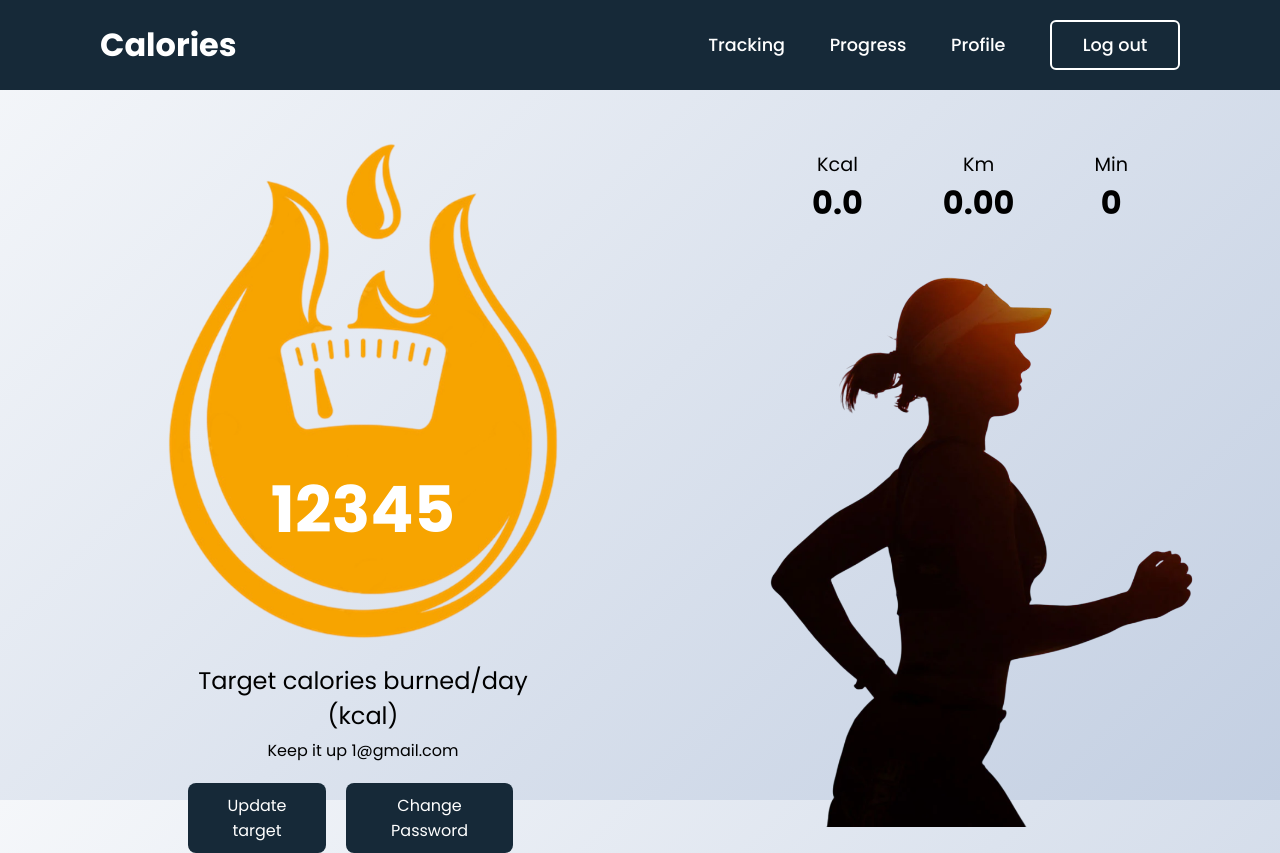
/profile (signed in), run on an earlier commit of the app's database.
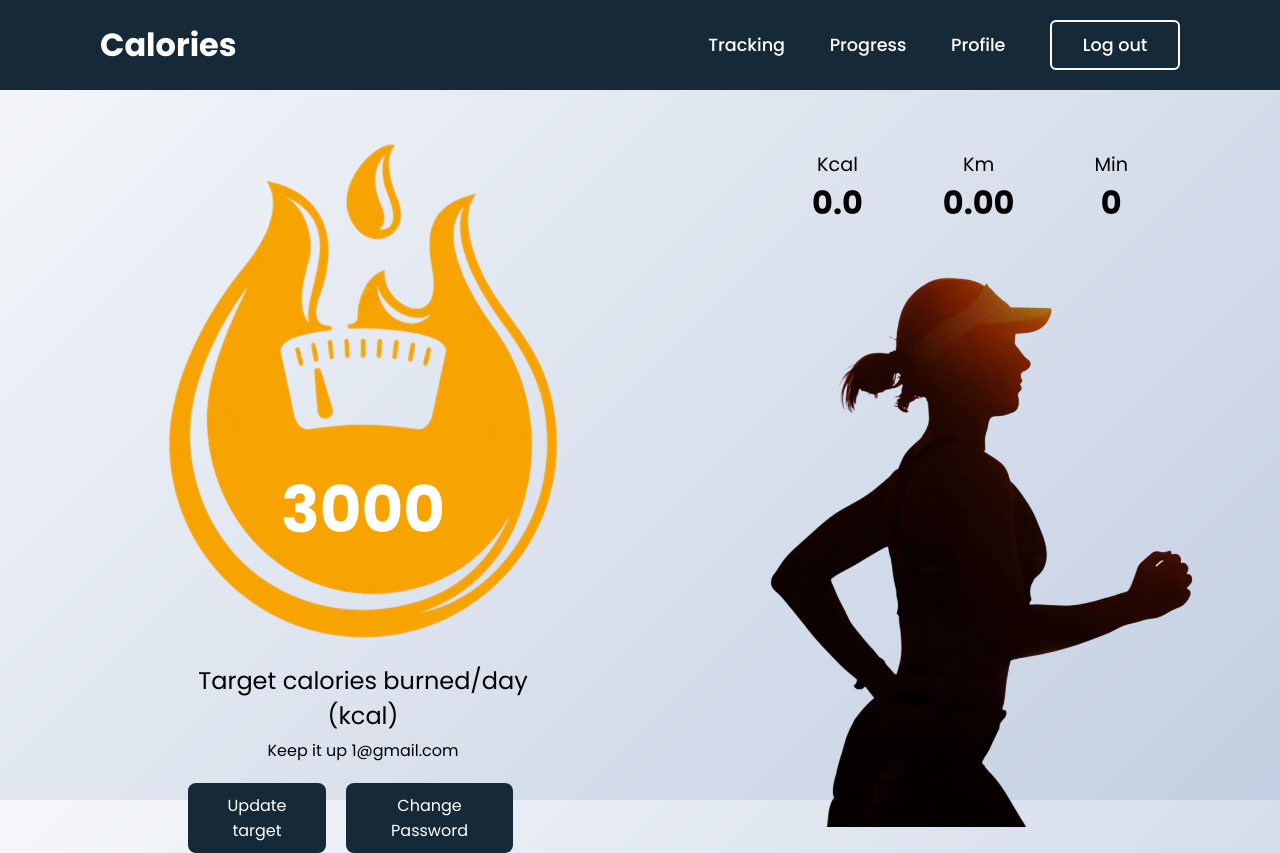
And on a later commit of the database.
### tables this page shows
CREATE TABLE "users" (
	"id"	INTEGER,
	"email"	TEXT NOT NULL UNIQUE,
	"password"	TEXT NOT NULL,
	"targetCaloriesburned"	INTEGER,
	"caloriesCurrentday"	INTEGER,
	"congratsShownDate"	TEXT,
	"numberOfDays"	INTEGER,
	"last_day_incremented"	TEXT,
	PRIMARY KEY("id")
);

### app.py (the view)
@app.route('/profile')
def profile_page():
    if 'user_id' in session:
        user_id = session['user_id']
        user_data = get_user_info(user_id)
        if user_data:
            return render_template('profile.html', user=user_data)
        else:
            return render_template('profile.html', error="Could not load profile information.")
    else:
        return redirect('/login')

### app.py (called while the page is built)
def get_db():
    conn = sqlite3.connect(DATABASE)
    conn.row_factory = sqlite3.Row
    return conn

def get_user_info(user_id):
    db = get_db()
    cursor = db.cursor()
    cursor.execute("SELECT email, targetCaloriesburned AS goal FROM users WHERE id = ?", (user_id,))
    user = cursor.fetchone()
    db.close()
    if user:
        return dict(user)
    else:
        return None

### templates/profile.html (shortened to what this page needs)
<!DOCTYPE html>
<html lang="en">
<head>
    <link rel="stylesheet" href="{{ url_for('static', filename='css/profile.css') }}">
</head>
<body>
    <header>
        <h2 class = "logo"> Calories </h2>
        <nav class = "navigation">
            <a href = "{{ url_for('tracking_page') }}"> Tracking </a>
            <a href = "{{ url_for('progress_page') }}"> Progress </a>
            <a href = "{{ url_for('profile_page') }}"> Profile </a>
            <button class="btnLogin-popup"> Log out </button>
        </nav>
    </header>
    <div class="main-content">
        <div class="profile-section" id="profileSection">
            <div class="left-section">
                <div class="calorie-icon">
                    <img class = "fire-icon" src="{{ url_for('static', filename='img/fire_icon.png') }}" alt="Fire icon">
                    <div class="calorie-number" id="currentBurnedCalories">{{ user.goal }}</div>
                </div>
                <div class="target-info">
                    <div class="target-text">Target calories burned/day (kcal)</div>
                    <div class="email-text">Keep it up {{ user.email }}</div>
                    <div class="bottom-button">
                        <button class="button" onclick="showUpdateTarget()">Update target</button>
                        <button class="button" onclick="showChangePasswordModal()">Change Password</button>
                    </div>
                </div>
            </div>
            <div class="right-section">
                <div class="info-container">
                    <div class="info-box">
                        <div>Kcal</div>
                        <strong id="totalKcal">0.0</strong>
                    </div>
                    <div class="info-box">
                        <div>Km</div>
                        <strong id="totalKm">0.00</strong>
                    </div>
                    <div class="info-box">
                        <div>Min</div>
                        <strong id="totalMin">0</strong>
                    </div>
                </div>
                <img class = "runner-image" src="{{ url_for('static', filename='img/runner.png') }}" alt="Runner" >
            </div>
        </div>
</body>
</html>

### static/css/profile.css (style rules this page uses)
* { margin: 0; padding: 0; box-sizing: border-box; font-family: 'Poppins', sans-serif; }
body { display: flex; justify-content: center; align-items: center; min-height: 100vh; background: linear-gradient(135deg, #f5f7fa, #c3cfe2); background-size: cover; background-position: center; overflow: hidden; }
header { position: fixed; top: 0; left: 0; width: 100%; padding: 20px 100px; background: #162938; display: flex; justify-content:space-between; align-items: center; z-index: 99; }
.logo { font-size: 2em; color: #fff; user-select: none; }
.navigation a { position: relative; font-size: 1.1em; color: #fff; text-decoration: none; font-weight: 500; margin-left: 40px; }
.navigation a::after { content: ''; position: absolute; left: 0; bottom: -6px; width: 100%; height: 3px; background: #fff; border-radius: 5px; transform-origin: right; transform: scaleX(0); transition: transform .5s; }
.navigation .btnLogin-popup { width: 130px; height: 50px; background: transparent; border: 2px solid #fff; outline: none; border-radius: 6px; cursor: pointer; font-size: 1.1em; color: #fff; font-weight: 500; margin-left: 40px; transition: .5s; }
.main-content { display: flex; justify-content: space-around; align-items: flex-start; width: 80%; padding-left: 60px; padding-right: 60px; padding-top: 150px; box-sizing: border-box; height: calc(100vh); }
.profile-section { display: flex; justify-content: space-around; align-items: flex-start; width: 100%; height: 100%; box-sizing: border-box; }
.left-section { display: flex; flex-direction: column; align-items: center; text-align: center; }
.calorie-icon { position: relative; width: 350px; height: auto; margin-bottom: 0px; display: flex; justify-content: center; align-items: center; }
.calorie-icon img { display: block; width: 120%; height: auto; transform: translateY(-17px); }
.calorie-number { position: absolute; top: 70%; left: 50%; transform: translate(-50%, -50%); color: white; font-size: 4em; font-weight: bold; text-align: center; }
.target-info { margin-top: 1px; }
.target-text { font-size: 1.5em; margin-bottom: 5px; color: black; }
.email-text { font-size: 1em; color: black; margin-bottom: 15px; margin-top: 2px; }
.bottom-button { display: flex; gap: 20px; margin-top: 20px; justify-content: flex-end; margin-right: 25px; }
.button { background-color: #162938; color: white; border: none; padding: 10px 20px; border-radius: 8px; cursor: pointer; font-size: 1em; }
.right-section { display: flex; flex-direction: column; align-items: flex-end; justify-content: space-between; height: 100%; }
.runner-image { width: 590px; height: auto; bottom: 0; z-index: -1; transform: translateX(150px); }
.info-container { display: flex; gap: 80px; margin-bottom: 10px; justify-content: flex-end; }
.info-box { text-align: center; color: black; }
.info-box strong { font-size: 2em; color: black; }
.info-box div { font-size: 1.2em; color: black; }

What changed in the data, as far as the page shows it:
changed users "1@gmail.com": goal "12345" → "3000"
